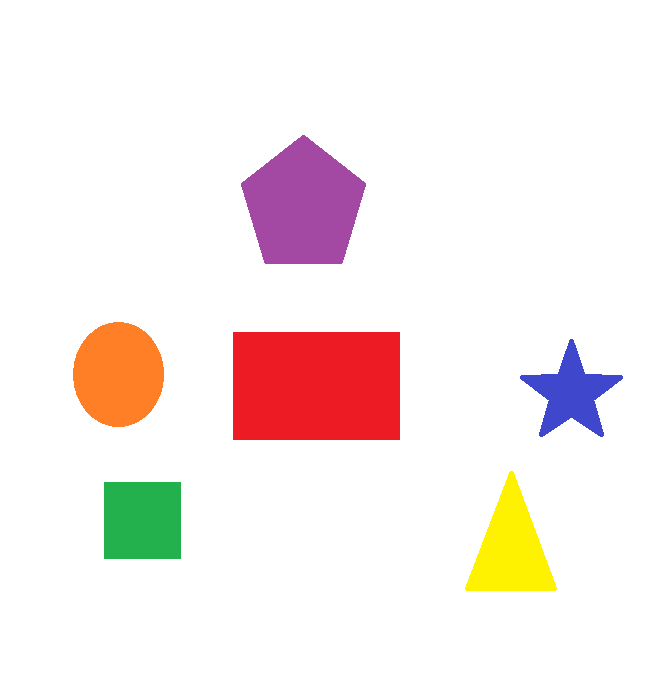
#> input picture shapes.png, 652 x 694 px
$ python shape_detection_using_opencv_python.py
#> lines starting #> are read from the running program, lines starting #| are printed output that depends on the picture; after the words box and inside, x2 and y2 are one past the last pixel; in counts of white or black regions, pixels touching at a corner belong together; long printed decimals are rounded
import numpy as np
import cv2

img = cv2.imread('shapes.png')
#> img is the input picture: shape (694, 652, 3); mean B, G, R 234.3, 236.4, 247.4
imgray = cv2.cvtColor(img,cv2.COLOR_BGR2GRAY)
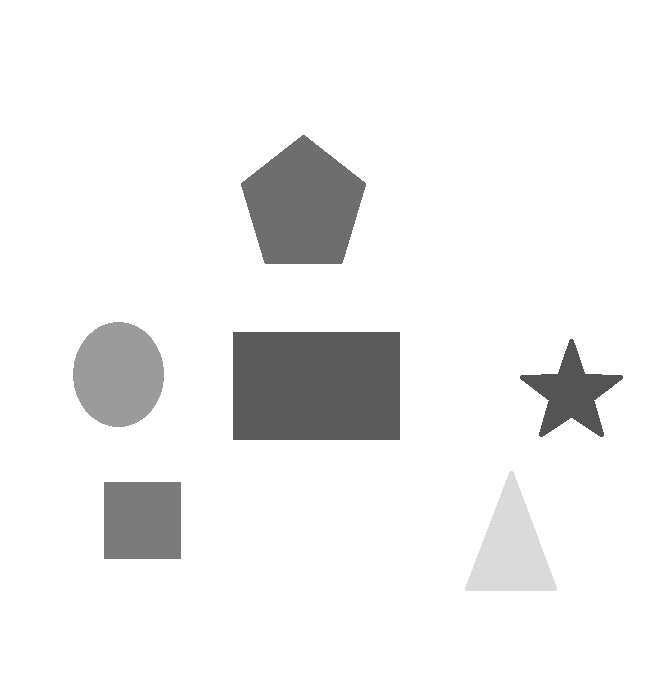
#> imgray: shape (694, 652); min 84, max 255, mean 239.4
_,thresh = cv2.threshold(imgray,240,255,cv2.THRESH_BINARY)
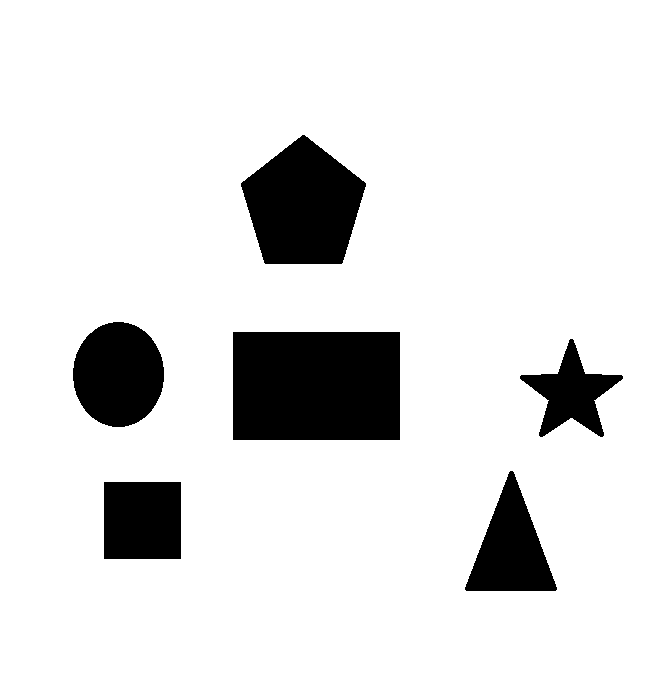
#> thresh: shape (694, 652); 88.4% white; 6 black regions
contours,_ = cv2.findContours(thresh.copy(), cv2.RETR_TREE,cv2.CHAIN_APPROX_NONE)
#> contours = 7 contours; box (x1, y1, x2, y2) and area: (0, 0, 652, 694) 451143, (232, 331, 401, 441) 18310, (240, 134, 367, 265) 11457, (72, 321, 165, 428) 7633, (103, 481, 182, 560) 6082, (464, 470, 558, 592) 6022, (519, 338, 624, 438) 4268

for contour in contours:
    cnt = cv2.arcLength(contour,True)
    approx = cv2.approxPolyDP(contour,0.01*cnt,True)
    cv2.drawContours(img,[approx],0,(0,0,0),5)
    x = approx.ravel()[0]
    y = approx.ravel()[1] - 5
    if len(approx) == 3:
        cv2.putText(img,'Triangle',(x,y),cv2.FONT_HERSHEY_COMPLEX,0.5,(0,0,0))

    elif len(approx) == 4:
        x1,y1,w,h = cv2.boundingRect(approx)
        aspectRatio = float(w)/h
        print(aspectRatio)
        if aspectRatio >= 0.95 and aspectRatio<=1.05:
            cv2.putText(img,'Square',(x,y),cv2.FONT_HERSHEY_COMPLEX,0.5,(0,0,0))
        else:
            cv2.putText(img,'Rectangle',(x,y),cv2.FONT_HERSHEY_COMPLEX,0.5,(0,0,0))

    elif len(approx) == 5:
        cv2.putText(img,'Pentagon',(x,y),cv2.FONT_HERSHEY_COMPLEX,0.5,(0,0,0))

    elif len(approx) == 10:
        cv2.putText(img,'Star',(x,y),cv2.FONT_HERSHEY_COMPLEX,0.5,(0,0,0))

    else:
        cv2.putText(img,'Circle',(x,y),cv2.FONT_HERSHEY_COMPLEX,0.5,(0,0,0))
#> this loop made 7 passes
#> (cnt, approx, x, y, x1, y1, w, h) on passes 1, 2, 5: (2688, [[0, 0], [0, 693], [651, 693], [651, 0]], 0, -5, 0, 0, 652, 694), (309.7, [[103, 482], [180, 481], [181, 558], [104, 559]], 103, 477, 103, 481, 79, 79), (551.7, [[232, 332], [399, 331], [400, 439], [233, 440]], 232, 327, 232, 331, 169, 110)
#> (cnt, x, y) on passes 4, 6, 7: (403.2, 570, 333), (328, 113, 316), (425.3, 302, 129)
#| 0.9395
#| 1.0
#| 1.536
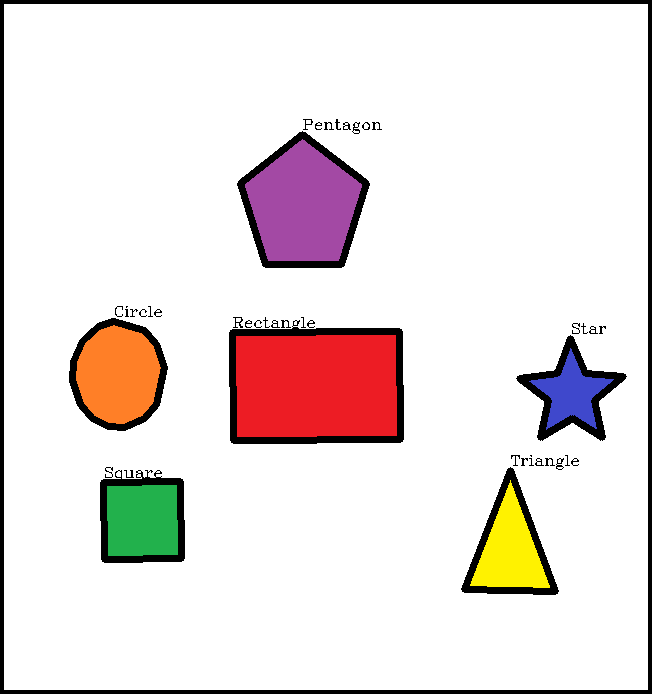
#> img: shape (694, 652, 3); 6.12% of pixels changed, all inside (x1, y1, x2, y2) = (0, 0, 652, 694)


cv2.imshow('shapes',img)

cv2.waitKey(0)
cv2.destroyAllWindows()

$ run again, with image_1.png copied over shapes.png
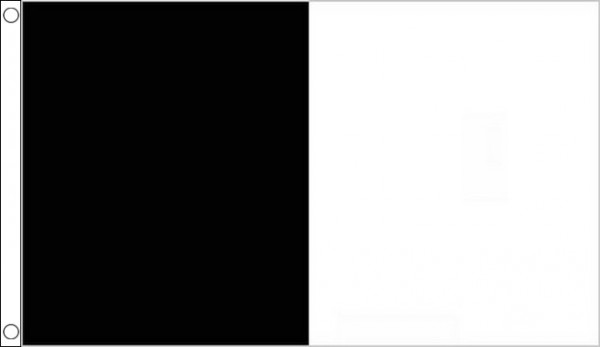
#> input picture image_1.png, 600 x 347 px
#> img is the input picture: shape (347, 600, 3); min 0, max 255, mean 133.8
#> `_,thresh = cv2.threshold(imgray,240,255,cv2.THRESH_BINARY)`:
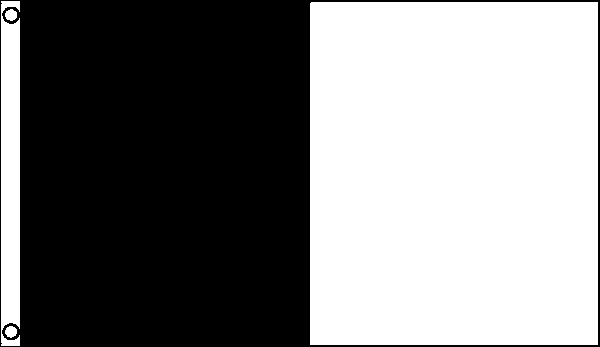
#> thresh: shape (347, 600); 50.5% white; 1 black region
#> contours = 4 contours; box (x1, y1, x2, y2) and area: (310, 2, 598, 345) 98154, (1, 1, 20, 346) 5671, (5, 9, 17, 21) 93, (5, 326, 17, 338) 92
#> the loop `for contour in contours:` made 4 passes
#> (cnt, approx, x, y, x1, y1, w, h) on pass 3: (1257.4, [[311, 2], [310, 344], [597, 344], [597, 2]], 311, -3, 310, 2, 288, 343)
#> (printed output is left out)
#> after the loop `for contour in contours:`:
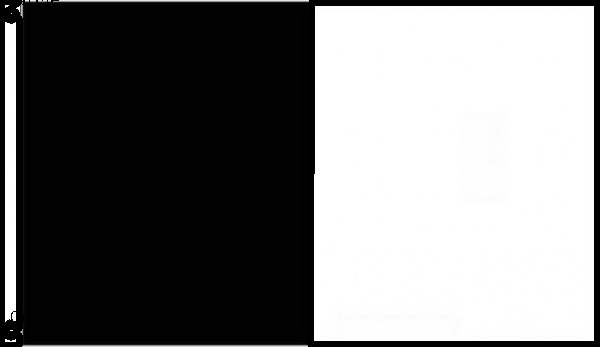
#> img: shape (347, 600, 3); 6.07% of pixels changed, all inside (x1, y1, x2, y2) = (0, 0, 600, 347)

$ run again, with smarties.png copied over shapes.png
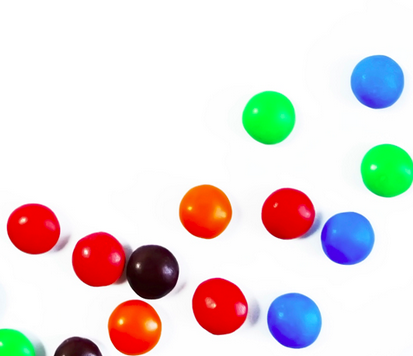
#> input picture smarties.png, 413 x 356 px
#> img is the input picture: shape (356, 413, 3); mean B, G, R 219.1, 220.4, 228.9
#> `_,thresh = cv2.threshold(imgray,240,255,cv2.THRESH_BINARY)`:
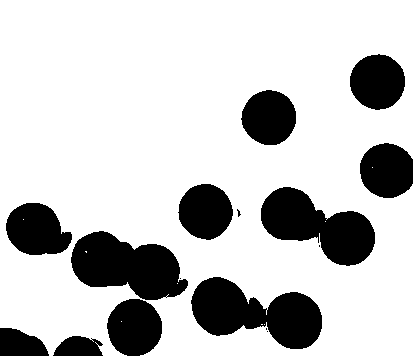
#> thresh: shape (356, 413); 78.2% white; 16 black regions (5 under 20 px)
#> contours = 23 contours, 14 with area under 20; largest, box (x1, y1, x2, y2) and area: (0, 0, 413, 356) 139496, (190, 276, 323, 350) 5778, (70, 230, 189, 301) 5402, (260, 186, 376, 267) 5166, (5, 202, 73, 256) 2619
#> the loop `for contour in contours:` made 23 passes
#> (cnt, approx, x, y, x1, y1) on passes 4, 5, 7, 8: (5.66, [[90, 338], [91, 337], [92, 338], [91, 339]], 90, 333, 90, 337), (5.66, [[266, 331], [267, 330], [268, 331], [267, 332]], 266, 326, 266, 330), (5.66, [[165, 297], [166, 296], [167, 297], [166, 298]], 165, 292, 165, 296), (5.66, [[179, 278], [180, 277], [181, 278], [180, 279]], 179, 273, 179, 277)
#> (printed output is left out)
#> after the loop `for contour in contours:`:
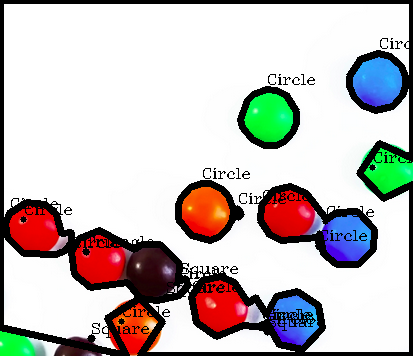
#> img: shape (356, 413, 3); 15.42% of pixels changed, all inside (x1, y1, x2, y2) = (0, 0, 413, 356)
